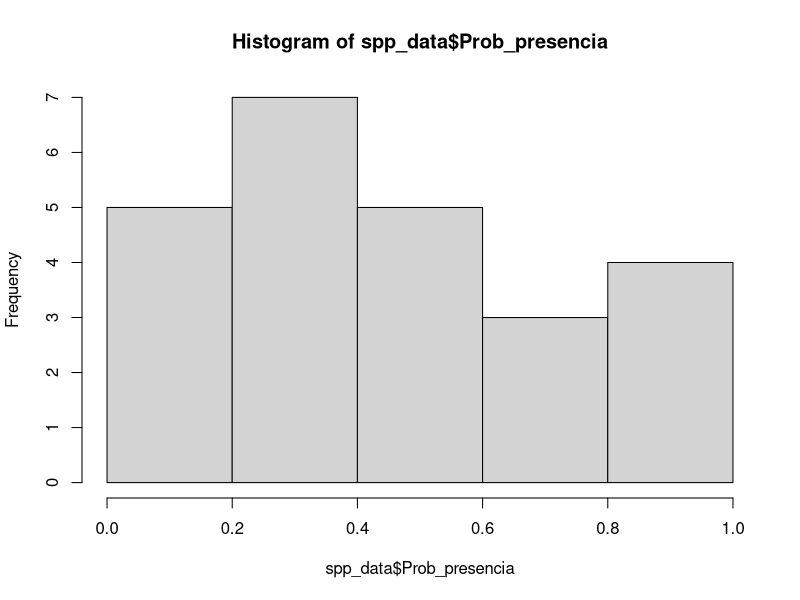

Source code (R):
## ---- chunk 1
#| label: assign
#| echo: true
#| output-location: fragment
name <- "camilo"
name
## ---- chunk 2
#| label: assign-mode
#| echo: true
#| output-location: fragment
typeof(name)
## ---- chunk 3
#| label: vectors
#| echo: true

time <- c(34, 13, 65, 10) # <1>

season <- c("dry", "semidry", "rainy")

heights  <- c(1.60, 1.63, 1.85 ,1.72)

## ---- chunk 4
#| label: matrixes
#| echo: true
#| eval: true
#| code-line-numbers: "2|3,4,4|6,7,8"
#| output-location: fragment
mx <- matrix(
    c(23, 58, 98, 54, 68, 74),
    nrow = 2,
    ncol = 3,
    byrow = FALSE,
    dimnames = list(
        rows = c("rw1", "rw2"),
        cols = c("cl1", "cl2", "cl3")
    )
)

mx
## ---- chunk 5
#| label: lists
#| echo: true
#| output-location: fragment
student_info  <- list(name = "Alejandro", exam = 5, quizzes = c(4,5,3.5,4.2))
student_info
## ---- chunk 6
#| label: seq-data
#| echo: true
#| output-location: fragment
data  <- seq(1,100,10) 
data
## ---- chunk 7
#| label: rep-data
#| echo: true
#| output-location: fragment
data  <- rep("Ho", 3)
data
## ---- chunk 8
#| label: gl-data
#| echo: true
#| eval: true
## First control, then treatment:
#| output-location: fragment
experiment <- gl(2, 8, labels = c("Control", "Treat"))

experiment
## ---- chunk 9
#| label: df-intro-02
#| echo: true
#| eval: true
#| code-line-numbers: "1,2|4|6"
#| output-location: fragment
size  <- c(34,50,40)
color  <- c("blue", "red", "orange")

frogs  <- data.frame(size, color)

frogs
## ---- chunk 10
#| label: read-table
#| echo: true
#| eval: true
#| output-location: fragment
spp_data <- read.table(
  file = "data/especies.txt",
  sep = "\t",
  h = TRUE
)
spp_data
## ---- chunk 11
#| label: dollar-op
#| echo: true
#| eval: true
#| output-location: fragment
spp_data$Especie
## ---- chunk 12
#| label: index-sub
#| echo: true
#| eval: true
#| output-location: fragment
spp_data[,2]
## ---- chunk 13
#| label: subset-table
#| echo: true
#| eval: true
#| output-location: fragment
subset(spp_data, Prob_presencia > 0)
## ---- chunk 14
#| label: operation-table
#| echo: true
#| eval: true
85+12
56-29
8*8
70/100
2^4
## ---- chunk 15
#| label: expression-01-table
#| echo: true
#| eval: true
#| output-location: fragment
2+3*2-2^3
## ---- chunk 16
#| label: expression-02-table
#| echo: true
#| eval: true
#| output-location: fragment
((2+3)*2-2)^3
## ---- chunk 17
#| label: df-intro
#| echo: true
#| eval: true
#| code-line-numbers: "1|3"
#| output-location: fragment
time <- c(34, 13, 65, 10)
time + 5
## ---- chunk 18
#| label: vector-add
#| echo: true
#| eval: true
#| output-location: fragment
time[5] = 5
time
## ---- chunk 19
#| label: vector-length
#| echo: true
#| eval: true
#| output-location: fragment
length(time)
## ---- chunk 20
#| label: summary-length
#| echo: true
#| eval: true
#| output-location: fragment
summary(spp_data)
## ---- chunk 21
#| code-fold: true
hist(x = spp_data$Prob_presencia)
